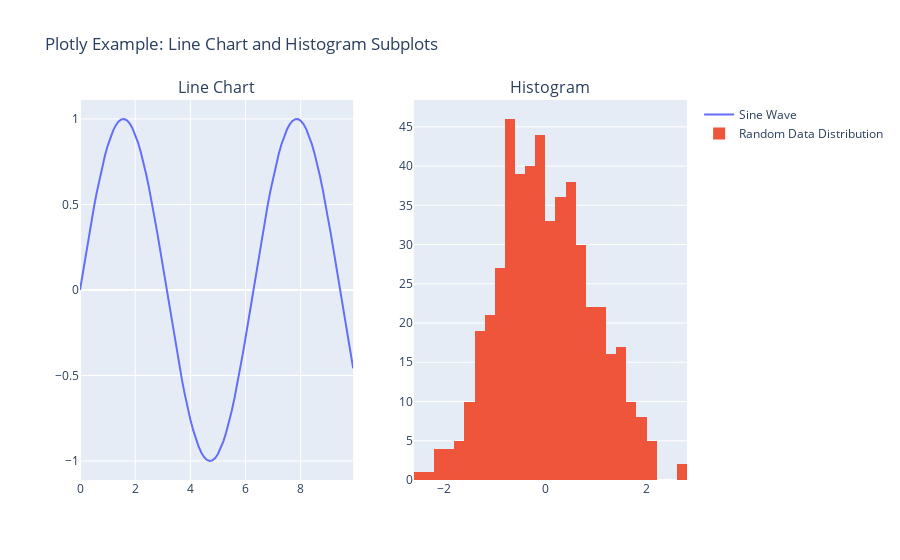

Source (notebook cell):
### Code cell
# 下面是AI生成的代码

import plotly.graph_objects as go
from plotly.subplots import make_subplots
import numpy as np

# Generate some dummy data
x_data = np.arange(0, 10, 0.1)
y_data = np.sin(x_data)
hist_data = np.random.randn(500) # Random data for histogram

# Create subplots: 1 row, 2 columns
fig = make_subplots(rows=1, cols=2,
                    subplot_titles=('Line Chart', 'Histogram'))

# Add a line chart to the left subplot
fig.add_trace(go.Scatter(x=x_data, y=y_data, mode='lines', name='Sine Wave'),
              row=1, col=1)

# Add a histogram to the right subplot
fig.add_trace(go.Histogram(x=hist_data, name='Random Data Distribution'),
              row=1, col=2)

# Update layout for overall title and specific subplot titles
fig.update_layout(title_text='Plotly Example: Line Chart and Histogram Subplots')

# Display the figure
fig.show()

### Figure 1 — Plotly figure (JSON) as saved in the notebook; plotly's stock layout.template omitted (floating-point values rounded to 4 significant figures; data arrays with more than 128 entries replaced by an {"elided": "..."} marker saying what was removed)
{"data": [{"mode": "lines", "name": "Sine Wave", "type": "scatter", "x": [0.0, 0.1, 0.2, 0.3, 0.4, 0.5, 0.6, 0.7, 0.8, 0.9, 1.0, 1.1, 1.2, 1.3, 1.4, 1.5, 1.6, 1.7, 1.8, 1.9, 2.0, 2.1, 2.2, 2.3, 2.4, 2.5, 2.6, 2.7, 2.8, 2.9, 3.0, 3.1, 3.2, 3.3, 3.4, 3.5, 3.6, 3.7, 3.8, 3.9, 4.0, 4.1, 4.2, 4.3, 4.4, 4.5, 4.6, 4.7, 4.8, 4.9, 5.0, 5.1, 5.2, 5.3, 5.4, 5.5, 5.6, 5.7, 5.8, 5.9, 6.0, 6.1, 6.2, 6.3, 6.4, 6.5, 6.6, 6.7, 6.8, 6.9, 7.0, 7.1, 7.2, 7.3, 7.4, 7.5, 7.6, 7.7, 7.8, 7.9, 8.0, 8.1, 8.2, 8.3, 8.4, 8.5, 8.6, 8.7, 8.8, 8.9, 9.0, 9.1, 9.2, 9.3, 9.4, 9.5, 9.6, 9.7, 9.8, 9.9], "xaxis": "x", "y": [0.0, 0.09983, 0.1987, 0.2955, 0.3894, 0.4794, 0.5646, 0.6442, 0.7174, 0.7833, 0.8415, 0.8912, 0.932, 0.9636, 0.9854, 0.9975, 0.9996, 0.9917, 0.9738, 0.9463, 0.9093, 0.8632, 0.8085, 0.7457, 0.6755, 0.5985, 0.5155, 0.4274, 0.335, 0.2392, 0.1411, 0.04158, -0.05837, -0.1577, -0.2555, -0.3508, -0.4425, -0.5298, -0.6119, -0.6878, -0.7568, -0.8183, -0.8716, -0.9162, -0.9516, -0.9775, -0.9937, -0.9999, -0.9962, -0.9825, -0.9589, -0.9258, -0.8835, -0.8323, -0.7728, -0.7055, -0.6313, -0.5507, -0.4646, -0.3739, -0.2794, -0.1822, -0.08309, 0.01681, 0.1165, 0.2151, 0.3115, 0.4048, 0.4941, 0.5784, 0.657, 0.729, 0.7937, 0.8504, 0.8987, 0.938, 0.9679, 0.9882, 0.9985, 0.9989, 0.9894, 0.9699, 0.9407, 0.9022, 0.8546, 0.7985, 0.7344, 0.663, 0.5849, 0.501, 0.4121, 0.3191, 0.2229, 0.1245, 0.02478, -0.07515, -0.1743, -0.2718, -0.3665, -0.4575], "yaxis": "y"}, {"name": "Random Data Distribution", "type": "histogram", "x": {"elided": "500 float values"}, "xaxis": "x2", "yaxis": "y2"}], "layout": {"annotations": [{"font": {"size": 16}, "showarrow": false, "text": "Line Chart", "x": 0.225, "xanchor": "center", "xref": "paper", "y": 1, "yanchor": "bottom", "yref": "paper"}, {"font": {"size": 16}, "showarrow": false, "text": "Histogram", "x": 0.775, "xanchor": "center", "xref": "paper", "y": 1, "yanchor": "bottom", "yref": "paper"}], "title": {"text": "Plotly Example: Line Chart and Histogram Subplots"}, "xaxis": {"anchor": "y", "domain": [0, 0.45]}, "xaxis2": {"anchor": "y2", "domain": [0.55, 1]}, "yaxis": {"anchor": "x", "domain": [0, 1]}, "yaxis2": {"anchor": "x2", "domain": [0, 1]}}}
